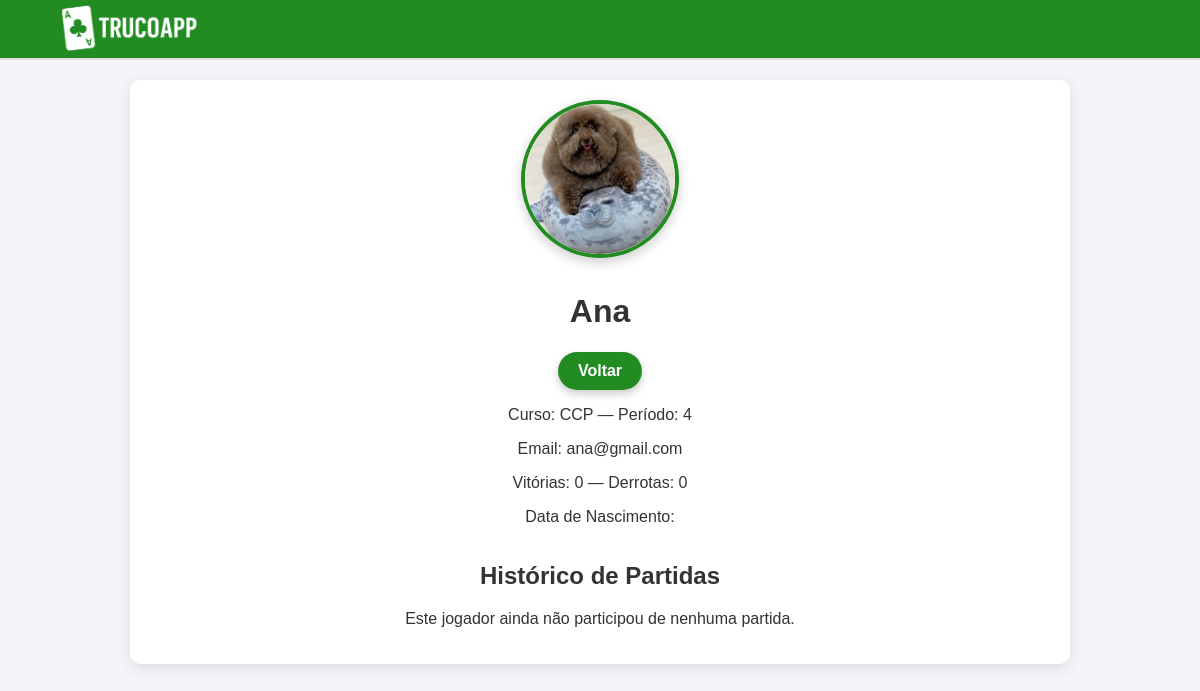
The app's page /jogadores/10/ with its own data.
### core/models.py (models this page shows, shortened)
class Jogador(models.Model):
    id = models.AutoField(primary_key=True)
    user = models.OneToOneField(
        User,
        on_delete=models.SET_NULL,
        null=True, blank=True,
        related_name="jogador",
        help_text="Usuário associado a este jogador (opcional)",
    )
    nome = models.CharField(max_length=100, help_text='Entre o nome', blank=True, default="")
    curso = models.CharField(max_length=100, help_text='Entre o curso', blank=True, default="")
    periodo = models.IntegerField(help_text='Informe o período do curso', default=0)
    email = models.EmailField(help_text='Informe o email', max_length=254, blank=True, default="")
    vitorias = models.IntegerField(help_text='Número de vitórias', default=0)
    derrotas = models.IntegerField(help_text='Número de derrotas', default=0)
    imagem = models.ImageField(upload_to='jogadores/', null=True, blank=True)
    dtNasc = models.DateField(
        help_text='Nascimento no formato DD/MM/AAAA',
        verbose_name='Data de nascimento',
        null=True, blank=True,
    )
    @property
    def imagem_url(self) -> str:
        try:
            if self.imagem and self.imagem.name:
                return self.imagem.url
        except ValueError:
            pass
        return static('img/defaultavatar.png')
    from django.db import models

### core/views.py (the view)
# urls.py: path("jogadores/<int:pk>/", views.JogadorDetailView.as_view(), name="jogador_detail"),
class JogadorDetailView(DetailView):
    model = Jogador
    template_name = "core/jogador_detail.html"
    context_object_name = "jogador"
    def get_context_data(self, **kwargs):
        context = super().get_context_data(**kwargs)
        jogador = self.object
        partidas = Partida.objects.filter(jogador1=jogador) | Partida.objects.filter(jogador2=jogador)
        partidas = partidas.order_by('-id')  # mais recentes primeiro
        context['partidas'] = partidas
        return context

### templates/core/jogador_detail.html (shortened to what this page needs)
{% load static %}
<!DOCTYPE html>
<html lang="pt-br">
<head>
  <link rel="stylesheet" href="{% static 'css/jogador_detail.css' %}" type="text/css">
</head>
<body>
<header>
  <a href="{% url 'home' %}" class="logo-home">
    <img src="{% static 'img/logo.png' %}" alt="TrucoApp Logo">
  </a>
</header>
<div class="jogador-detail">
  <div class="jogador-header">
    <img src="{{ jogador.imagem_url }}" alt="{{ jogador.nome }}" class="player-img">
    <h1 class="jogador-nome">{{ jogador.nome }}</h1>
    <div class="jogador-actions">
      <a href="{% url 'jogador_list' %}" class="btn-action">Voltar</a>
    </div>
  </div>
  <div class="jogador-info">
    <p>Curso: {{ jogador.curso|default:"—" }} — Período: {{ jogador.periodo|default:"—" }}</p>
    <p>Email: {{ jogador.email|default:"—" }}</p>
    <p>Vitórias: {{ jogador.vitorias|default:0 }} — Derrotas: {{ jogador.derrotas|default:0 }}</p>
    <p>Data de Nascimento: {{ jogador.dtNasc|date:"d/m/Y" }}</p>
  </div>
<div class="historico-partidas">
  <h2>Histórico de Partidas</h2>
  {% if partidas %}
    <div class="partidas-list">
      {% for partida in partidas %}
        <div class="partida-card">
          <div class="players">
            <img src="{{ partida.jogador1.imagem_url }}" alt="{{ partida.jogador1.nome }}" class="player-thumb">
            <span class="vs-text">vs</span>
            <img src="{{ partida.jogador2.imagem_url }}" alt="{{ partida.jogador2.nome }}" class="player-thumb">
          </div>
          <div class="partida-info">
            <p>{{ partida.jogador1.nome }} x {{ partida.jogador2.nome }}</p>
            <p>Pontos: {{ partida.pontos }}</p>
            <p>Vencedor: {{ partida.vencedor.nome }}</p>
          </div>
        </div>
        {% if request.user.is_authenticated and request.user.is_staff %}
    <div class="partida-actions">
      <a href="{% url 'partida_update' partida.pk %}" class="btn-action">Editar Partida</a>
    </div>
  {% endif %}
      {% endfor %}
    </div>
  {% else %}
    <p>Este jogador ainda não participou de nenhuma partida.</p>
  {% endif %}
</div>
</body>
</html>

### static/css/jogador_detail.css (style rules this page uses)
body { font-family: Arial, sans-serif; margin: 0; background: #f4f4f9; color: #333; display: flex; flex-direction: column; align-items: center; }
.jogador-detail { max-width: 900px; width: 100%; margin-top: 20px; background-color: #fff; border-radius: 10px; box-shadow: 0px 4px 15px rgba(0,0,0,0.1); display: flex; flex-direction: column; align-items: center; text-align: center; margin-left: auto; margin-right: auto; padding: 20px; }
.jogador-actions { margin-top: 15px; display: flex; justify-content: center; gap: 10px; }
header { display: flex; justify-content: space-between; align-items: center; padding: 0 1rem; height: 60px; border-bottom: 2px solid #ddd; width: 100%; box-sizing: border-box; background: #228B22; }
.logo-home { display: flex; align-items: center; height: 100%; }
.logo-home img { max-height: 150px; width: auto; display: block; }
.jogador-actions .btn-action { text-decoration: none; color: #fff; background: linear-gradient(135deg, #228B22, #228B22); padding: 10px 20px; border-radius: 25px; margin: 0 5px; font-size: 1rem; font-weight: bold; transition: all 0.3s ease; box-shadow: 0 4px 8px rgba(0,0,0,0.2); }
.player-img { width: 150px; height: 150px; border-radius: 50%; object-fit: cover; margin-bottom: 10px; border: 4px solid #228B22; box-shadow: 0 4px 12px rgba(0,0,0,0.2); }

### records on screen
Jogador: imagem_url (picture), nome "Ana", curso "CCP", periodo "4", email "ana@gmail.com", vitorias "0", derrotas "0"
